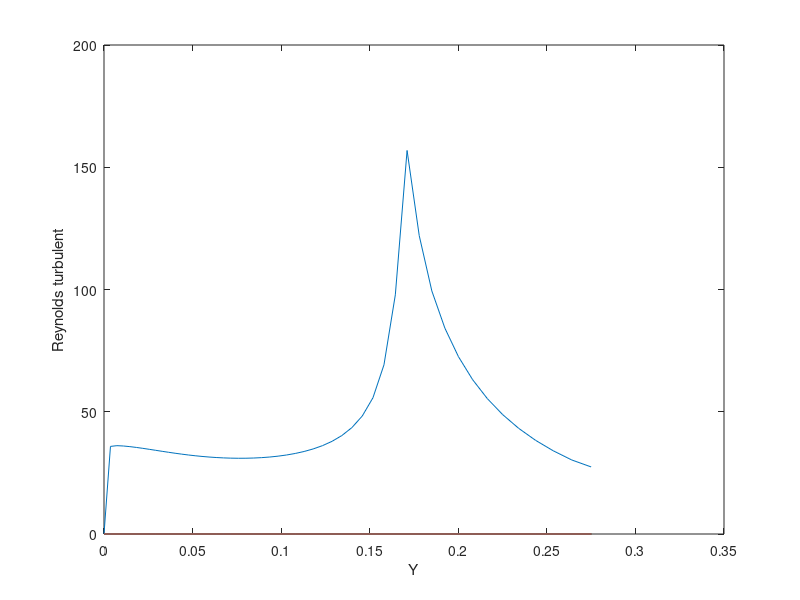

Write the MATLAB code that produced this figure.
%Pour x = 0.7 : 
e = 0.0674;

data = load("superline07.txt");

uj = data(51,2);

y = data(:,1);
u = data(:,2);

Ret= zeros(51);

for i=1:50
    Ret(i) = 10*(e/y(i))^2*(acosh(2*(uj./u(i))-1))^2
end


plot(y,Ret)
ylabel('Reynolds turbulent')
xlabel('Y')